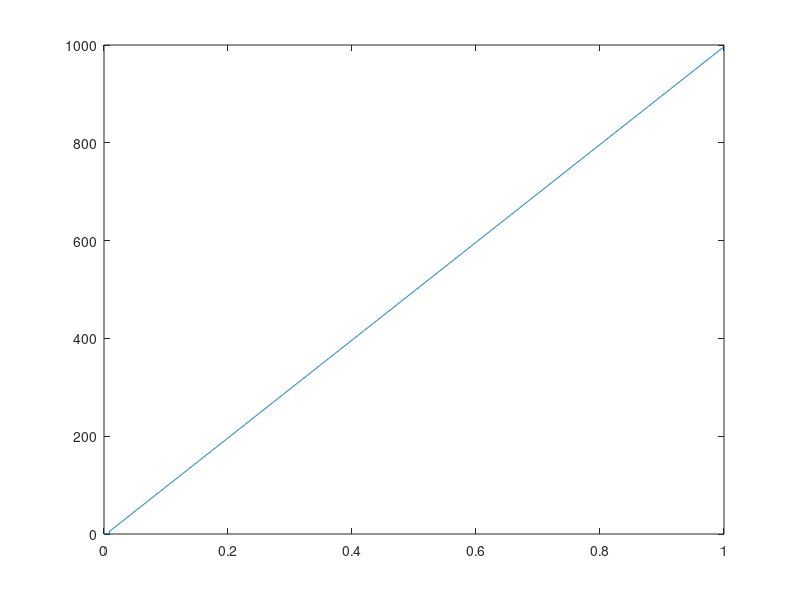

MATLAB code for this plot:
fs =1000;
t = 0 : 1/fs : 1-1/fs ; 
signal = (sin(2 * pi * 5 * t)) + 0.5*(rand(size(t)));

cutoff_freq = 10;


signal_f  = zeros(size(signal));
for i = 1 : length(signal)
    if i < cutoff_freq 
        signal_f(i) = mean(signal(1:i));
    else 
        signal_f(i) = mean(i-cutoff_freq+1:i);
    end
end
plot(t,signal_f)

